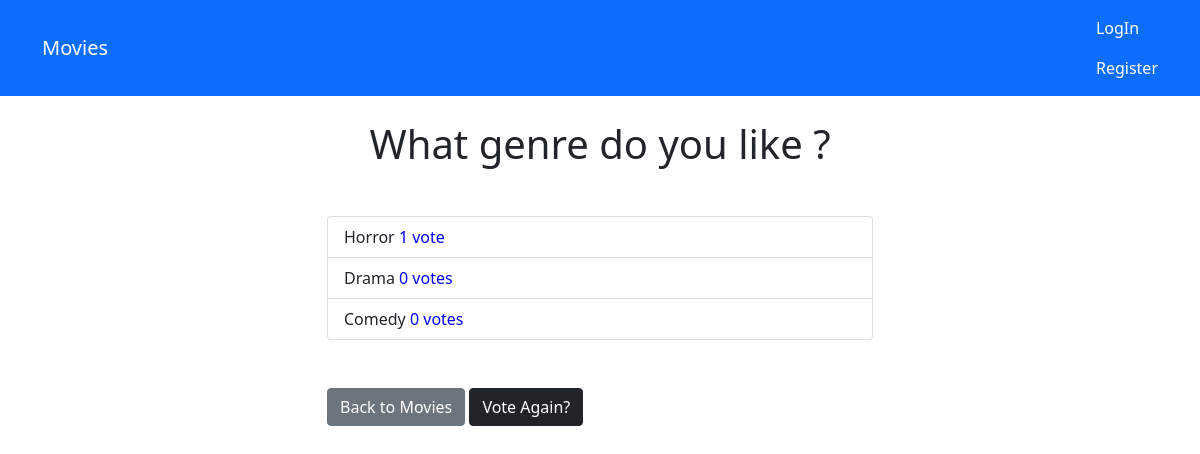
The page /movies/7/results/ on the database its author committed.
### movies/models.py (models this page shows, shortened)
class Question(models.Model):
    question_text = models.CharField(default='', max_length=200)

class Choice(models.Model):
    question = models.ForeignKey(Question, on_delete=models.CASCADE)
    choice_text = models.CharField(max_length=200)
    votes = models.IntegerField(default=0)

### movies/views.py (the view)
# urls.py: path('<int:question_id>/results/', views.results, name='results'),
def results(request, question_id):
    question = get_object_or_404(Question,pk=question_id)
    return render(request, 'movies/results.html', { 'question': question })

### templates/movies/results.html
{% extends 'base.html' %}
{% block content %}
<h1 class="mb-5 text-center">{{ question.question_text }}</h1>
<ul class="list-group mb-5">
    {% for choice in question.choice_set.all %}
    <li class="list-group-item">
        {{ choice.choice_text }} <span style="color:blue">
        {{ choice.votes }} vote{{ choice.votes | pluralize }}
    </span>
    </li>
    {% endfor %}
</ul>
<a class="btn btn-secondary" href="{% url 'movies:index' %}">Back to Movies</a>
<a class="btn btn-dark" href="{% url 'movies:detail' question.id %}">Vote Again?</a>
{% endblock %}

### rows shown on the page
Question: question_text "What genre do you like ?"
Choice: choice_text "Horror", votes "1"
Choice: choice_text "Drama", votes "0", votes|pluralize "s"
Choice: choice_text "Comedy", votes "0", votes|pluralize "s"
